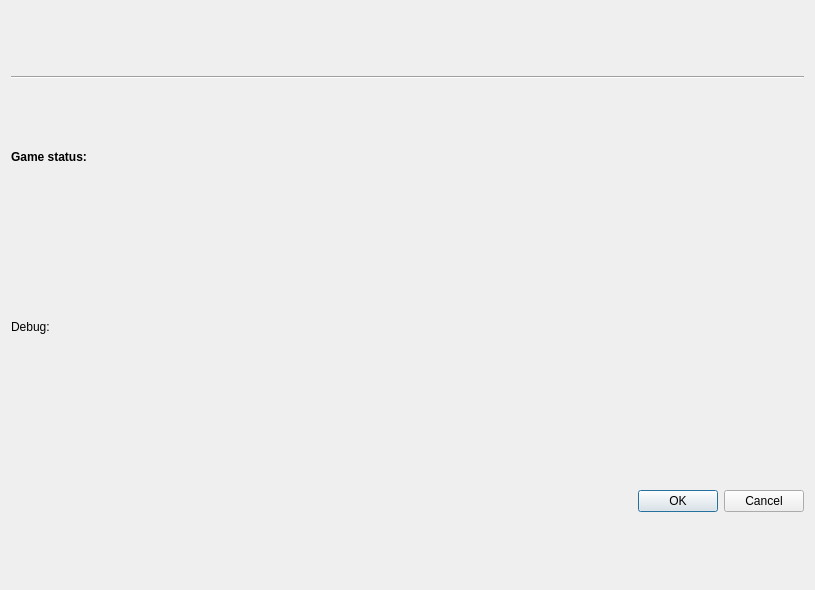
<?xml version="1.0" encoding="UTF-8"?>
<ui version="4.0">
 <class>Dialog</class>
 <widget class="QDialog" name="Dialog">
  <property name="geometry">
   <rect>
    <x>0</x>
    <y>0</y>
    <width>815</width>
    <height>590</height>
   </rect>
  </property>
  <property name="windowTitle">
   <string>Spiel</string>
  </property>
  <layout class="QVBoxLayout" name="verticalLayout_2">
   <item>
    <layout class="QGridLayout" name="gridLayout">
     <property name="verticalSpacing">
      <number>6</number>
     </property>
    </layout>
   </item>
   <item>
    <widget class="Line" name="line">
     <property name="orientation">
      <enum>Qt::Horizontal</enum>
     </property>
    </widget>
   </item>
   <item>
    <widget class="QLabel" name="GameStatus_Header_Label">
     <property name="sizePolicy">
      <sizepolicy hsizetype="Maximum" vsizetype="Maximum">
       <horstretch>0</horstretch>
       <verstretch>0</verstretch>
      </sizepolicy>
     </property>
     <property name="text">
      <string>&lt;html&gt;&lt;head/&gt;&lt;body&gt;&lt;p&gt;&lt;span style=&quot; font-size:9pt; font-weight:600;&quot;&gt;Game status:&lt;/span&gt;&lt;/p&gt;&lt;/body&gt;&lt;/html&gt;</string>
     </property>
    </widget>
   </item>
   <item>
    <widget class="QLabel" name="GameStatus_Text_Label">
     <property name="sizePolicy">
      <sizepolicy hsizetype="Preferred" vsizetype="Maximum">
       <horstretch>0</horstretch>
       <verstretch>0</verstretch>
      </sizepolicy>
     </property>
     <property name="text">
      <string/>
     </property>
    </widget>
   </item>
   <item>
    <widget class="QLabel" name="Debug_Header_Label">
     <property name="sizePolicy">
      <sizepolicy hsizetype="Maximum" vsizetype="Maximum">
       <horstretch>0</horstretch>
       <verstretch>0</verstretch>
      </sizepolicy>
     </property>
     <property name="text">
      <string>Debug:</string>
     </property>
    </widget>
   </item>
   <item>
    <widget class="QLabel" name="Debug_Text_Label">
     <property name="sizePolicy">
      <sizepolicy hsizetype="Preferred" vsizetype="Maximum">
       <horstretch>0</horstretch>
       <verstretch>0</verstretch>
      </sizepolicy>
     </property>
     <property name="text">
      <string/>
     </property>
    </widget>
   </item>
   <item>
    <widget class="QDialogButtonBox" name="buttonBox">
     <property name="cursor">
      <cursorShape>PointingHandCursor</cursorShape>
     </property>
     <property name="standardButtons">
      <set>QDialogButtonBox::Cancel|QDialogButtonBox::Ok</set>
     </property>
    </widget>
   </item>
  </layout>
  <action name="actionAccept">
   <property name="text">
    <string>Accept</string>
   </property>
  </action>
 </widget>
 <resources/>
 <connections>
  <connection>
   <sender>buttonBox</sender>
   <signal>rejected()</signal>
   <receiver>Dialog</receiver>
   <slot>close()</slot>
   <hints>
    <hint type="sourcelabel">
     <x>208</x>
     <y>580</y>
    </hint>
    <hint type="destinationlabel">
     <x>199</x>
     <y>129</y>
    </hint>
   </hints>
  </connection>
  <connection>
   <sender>buttonBox</sender>
   <signal>accepted()</signal>
   <receiver>actionAccept</receiver>
   <slot>trigger()</slot>
   <hints>
    <hint type="sourcelabel">
     <x>208</x>
     <y>580</y>
    </hint>
    <hint type="destinationlabel">
     <x>-1</x>
     <y>-1</y>
    </hint>
   </hints>
  </connection>
 </connections>
</ui>
